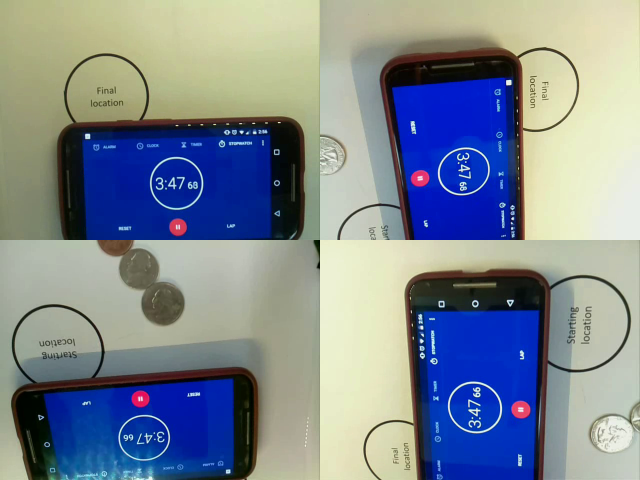
#> input picture frame 11 of pistitch/output.avi, 1280 x 960 px (shown at 1/2 size)
$ python 2to1.py   (Python 2 division)
#> lines starting #> are read from the running program, lines starting #| are printed output that depends on the picture
## This script will take four output video feeds and combine them into a single larger video feed.
import numpy as np
import cv2

# [5 lines of commented-out code are left out]

cap1 = cv2.VideoCapture('./output.avi')
cap2 = cv2.VideoCapture('../Demo/beanDrop.avi')

# Define the codec and create VideoWriter object
fourcc = cv2.VideoWriter_fourcc(*'XVID')
out = cv2.VideoWriter('./output2.avi',fourcc, 20.0, (3200,1080))

ret1, frame1 = cap1.read()
#> frame1 is the input picture: shape (960, 1280, 3); mean B, G, R 146.2, 135.2, 125.5
ret2, frame2 = cap2.read()


#For each frame in the videofeeds, we combine the four feeds into a single one.
while(ret1):
    frame1 = np.pad(frame1,((0,120),(0,0),(0,0)), 'constant', constant_values=0)
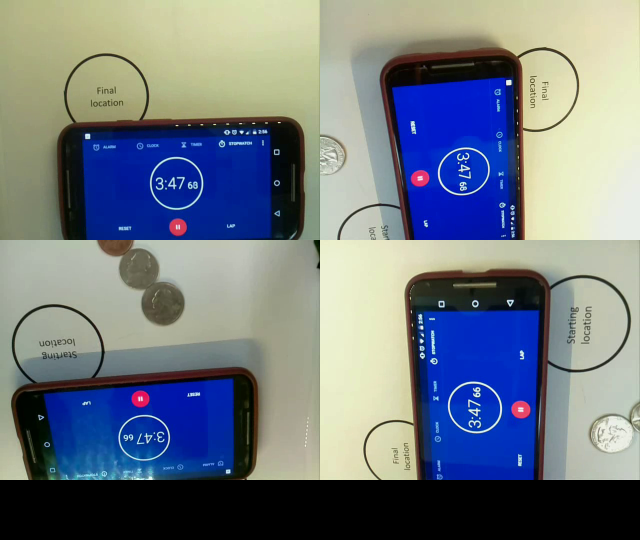
#> frame1: shape (1080, 1280, 3) (shown at 1/2 size); mean B, G, R 130, 120.2, 111.5
    print frame1.shape
#| (1080, 1280, 3)
    print frame2.shape
#| (960, 1280, 3)
#> (the run stopped early here; a loop or call above may not have finished)

$ run again, starting later in the video
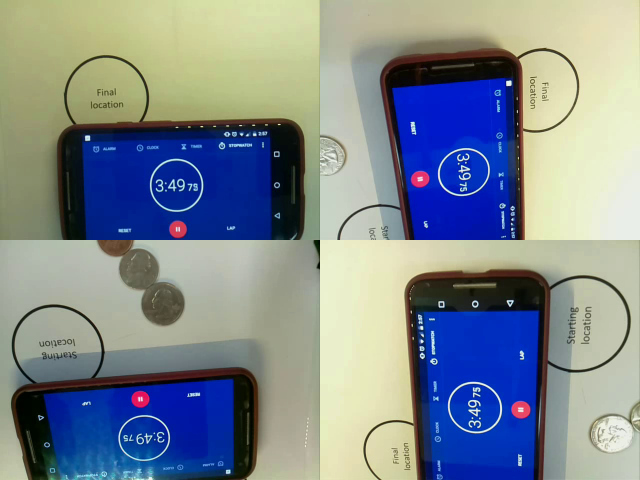
#> input picture frame 53 of pistitch/output.avi, 1280 x 960 px (shown at 1/2 size)
#> frame1 is the input picture: shape (960, 1280, 3); mean B, G, R 143.8, 135.7, 126
#> `frame1 = np.pad(frame1,((0,120),(0,0),(0,0)), 'constant', constant_val..`:
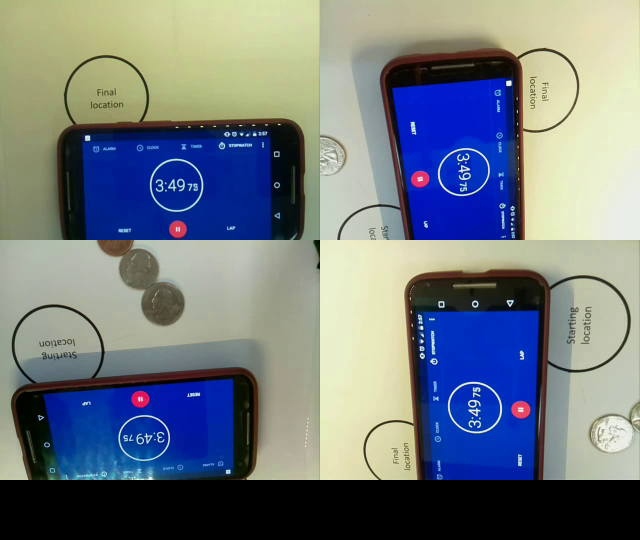
#> frame1: shape (1080, 1280, 3) (shown at 1/2 size); mean B, G, R 127.8, 120.7, 112
#| (1080, 1280, 3)
#| (960, 1280, 3)

$ run again, starting later in the video
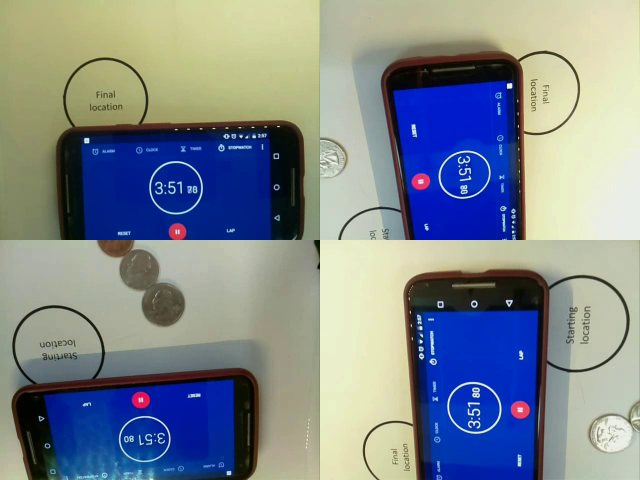
#> input picture frame 94 of pistitch/output.avi, 1280 x 960 px (shown at 1/2 size)
#> frame1 is the input picture: shape (960, 1280, 3); mean B, G, R 141.9, 134.6, 125.7
#> `frame1 = np.pad(frame1,((0,120),(0,0),(0,0)), 'constant', constant_val..`:
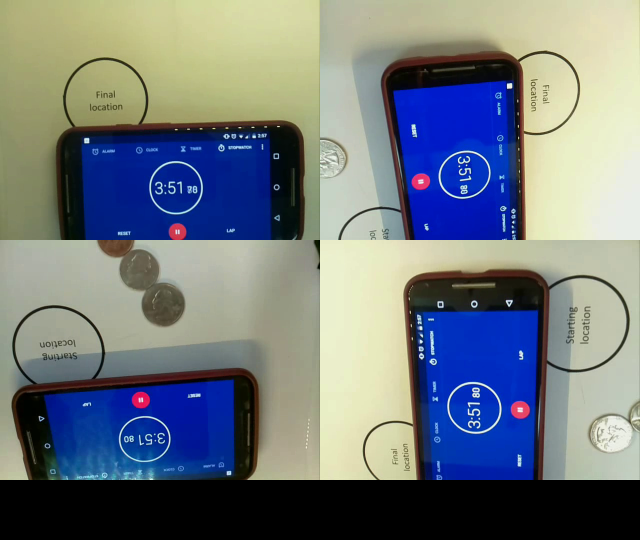
#> frame1: shape (1080, 1280, 3) (shown at 1/2 size); mean B, G, R 126.2, 119.6, 111.7
#| (1080, 1280, 3)
#| (960, 1280, 3)
